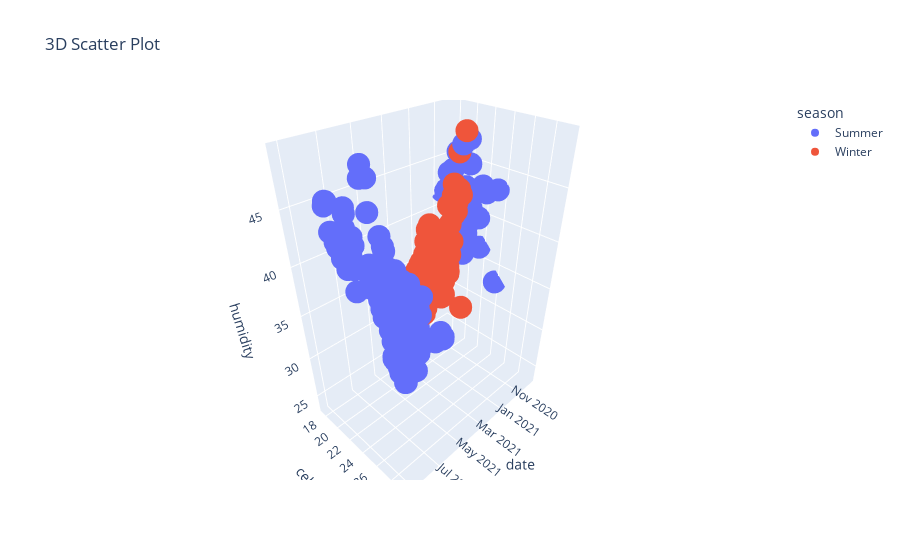

The code cell stored with this chart in its notebook:
### Code cell
fig_3d = px.scatter_3d(graph_over_time_season, x='date', y='celsius', z='humidity', color='season', title='3D Scatter Plot')
fig_3d.show()
